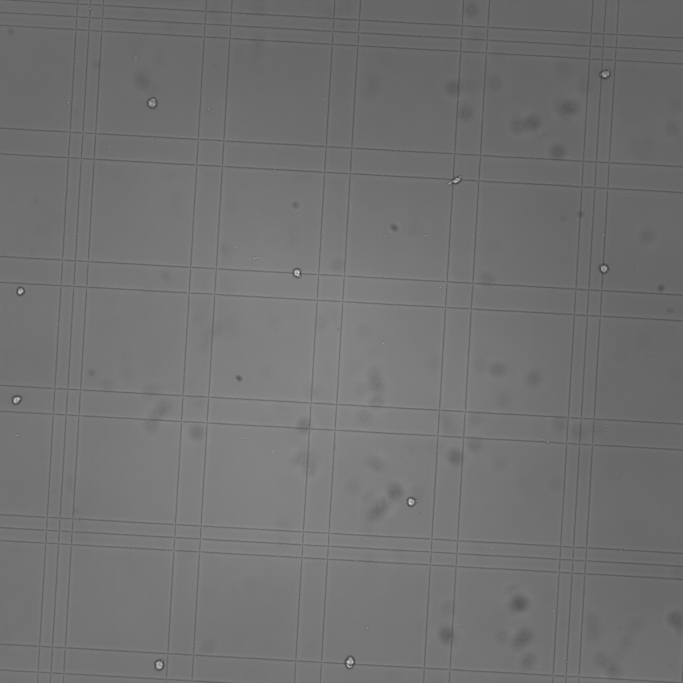
#> input picture cellcount/cellcount0.1/1.tif, 2048 x 2048 px (shown at 1/3 size)
$ python cellcountlcount.py
#> lines starting #> are read from the running program, lines starting #| are printed output that depends on the picture; after the words box and inside, x2 and y2 are one past the last pixel; in counts of white or black regions, pixels touching at a corner belong together
import cv2
import numpy as np
import matplotlib.pyplot as plt
from PIL import Image
import os

# ---------------------------
# Global Calibration Parameters
# ---------------------------
# At 10x magnification with a sensor pixel size of 6.5 µm,
# the effective pixel size is about 6.5/10 = 0.65 µm per pixel.
PIXEL_SIZE = 0.65  # µm per pixel
# Each pixel covers an area of (PIXEL_SIZE)^2 in µm².
AREA_CONVERSION = PIXEL_SIZE**2  # ~0.4225 µm² per pixel

# Hemocytometer square volume: 1 mm² area × 0.1 mm depth = 0.1 mm³,
# and since 1 mL = 1000 mm³, each square corresponds to 0.0001 mL.
VOLUME_PER_IMAGE = 0.0001  # mL

# Output directory for all saved figures
OUTPUT_DIR = "output"
os.makedirs(OUTPUT_DIR, exist_ok=True)

# ---------------------------
# Preprocessing Function
# ---------------------------
def preprocess_image(image_np):
    """
    Preprocess the image: apply Gaussian blur to reduce noise.
    """
    blurred = cv2.GaussianBlur(image_np, (5, 5), 0)
    return blurred

# ---------------------------
# Segmentation Method 2: Canny Edge Detection + Dilation + Morphology
# ---------------------------
def segment_cells_method2(image_np, min_area=50, max_area=5000):
    """
    Segment cells using Canny edge detection followed by dilation and morphological closing.

    Args:
        image_np: Grayscale image (numpy array).
        min_area: Minimum contour area (in pixels) to be considered a cell.
        max_area: Maximum contour area (in pixels) to be considered a cell.

    Returns:
        cell_count: Number of detected cells.
        cell_contours: List of cell contours.
        binary_image: The final binary segmentation image.
        cell_areas: List of cell areas (converted to µm²).
    """
    preprocessed = preprocess_image(image_np)

    # Canny edge detection
    edges = cv2.Canny(preprocessed, threshold1=50, threshold2=150)

    # Dilate edges to connect cell boundaries
    kernel = cv2.getStructuringElement(cv2.MORPH_RECT, (3, 3))
    dilated = cv2.dilate(edges, kernel, iterations=1)

    # Apply morphological closing to fill gaps
    closed = cv2.morphologyEx(dilated, cv2.MORPH_CLOSE, kernel, iterations=2)

    # Threshold to obtain a binary image
    ret, binary = cv2.threshold(closed, 50, 255, cv2.THRESH_BINARY)

    # Find contours in the binary image
    contours, _ = cv2.findContours(binary, cv2.RETR_EXTERNAL, cv2.CHAIN_APPROX_SIMPLE)

    # Filter contours based on area to remove noise
    cell_contours = [cnt for cnt in contours if min_area < cv2.contourArea(cnt) < max_area]
    cell_count = len(cell_contours)

    # Convert each contour area from pixels to µm²
    cell_areas = [cv2.contourArea(cnt) * AREA_CONVERSION for cnt in cell_contours]

    return cell_count, cell_contours, binary, cell_areas

# ---------------------------
# Visualization Function
# ---------------------------
def display_segmentation(image_np, contours, binary_image, method_name, cell_count, image_title, save_path):
    """
    Display the original image overlaid with detected contours and the binary segmentation.
    Save the resulting figure to a file.
    """
    # Create an image copy with contours overlaid
    image_with_contours = cv2.cvtColor(image_np, cv2.COLOR_GRAY2BGR)
    cv2.drawContours(image_with_contours, contours, -1, (0, 255, 0), 2)

    plt.figure(figsize=(12, 6))
    plt.suptitle(f"{image_title} - {method_name} (Cells Detected: {cell_count})", fontsize=16)

    plt.subplot(1, 2, 1)
    plt.imshow(image_with_contours)
    plt.title("Overlay of Detected Cells")
    plt.axis("off")

    plt.subplot(1, 2, 2)
    plt.imshow(binary_image, cmap="gray")
    plt.title("Binary Segmentation")
    plt.axis("off")

    plt.tight_layout(rect=[0, 0.03, 1, 0.95])
    plt.savefig(save_path)
    plt.close()

# ---------------------------
# Process a Single Image File
# ---------------------------
def process_image_file(image_path, display_results=True):
    """
    Process one image file using segmentation method 2, count cells, and estimate concentration.

    Args:
        image_path: Path to the image file.
        display_results: If True, show and save the segmentation result.

    Returns:
        count: Number of cells detected.
        concentration: Estimated cells per mL.
    """
    # Load image and convert to grayscale using PIL
    image = Image.open(image_path).convert("L")
    image_np = np.array(image)

    # Segment cells using Method 2
    count, contours, binary, cell_areas = segment_cells_method2(image_np)

    # Calculate cell concentration (cells per mL)
    # Each image represents a hemocytometer square (volume = 0.0001 mL)
    concentration = count * 1e4

    # Save segmentation result image
    base_name = os.path.basename(image_path)
    save_filename = os.path.join(OUTPUT_DIR, f"segmentation_{base_name}_method2.png")
    if display_results:
        display_segmentation(image_np, contours, binary, "Method 2: Canny+Morphology", count,
                             image_title=base_name, save_path=save_filename)

    return count, concentration

# ---------------------------
# Main Script: Process Multiple Images and Save Summary Plots
# ---------------------------
if __name__ == "__main__":
    # List of image filenames (adjust paths if necessary)
    image_files = ["1.tif", "2.tif", "3.tif", "4.tif", "5.tif"]

    cell_counts = []
    concentrations = []

    # Process each image one by one
    for img_file in image_files:
        print(f"Processing {img_file}...")
        count, conc = process_image_file(img_file, display_results=True)
#> in process_image_file, image is the input picture: PIL image 2048x2048 L; min 57, max 236, mean 113.3
#> in segment_cells_method2, `edges = cv2.Canny(preprocessed, threshold1=50, threshold2=150)`:
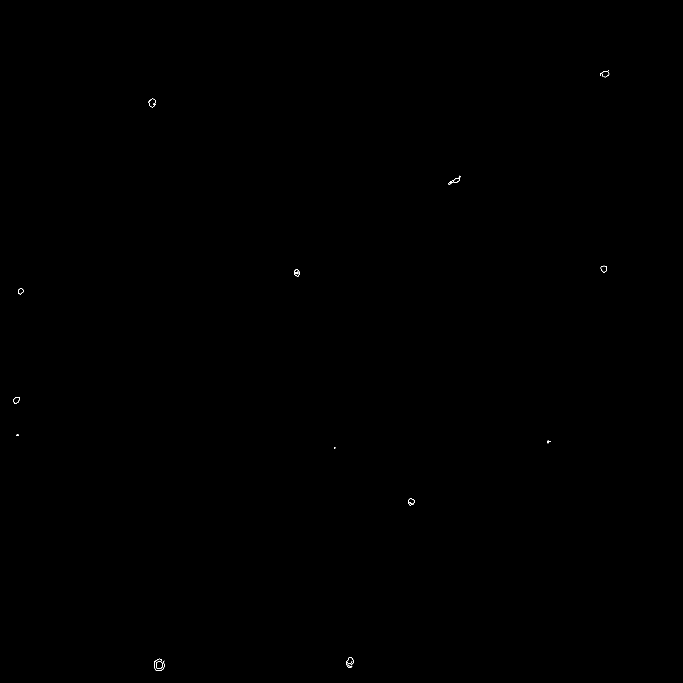
#> edges: shape (2048, 2048) (shown at 1/3 size); 0.03% white in thin lines or dots, all inside (x1, y1, x2, y2) = (40, 211, 1828, 2013)
#> in segment_cells_method2, `dilated = cv2.dilate(edges, kernel, iterations=1)`:
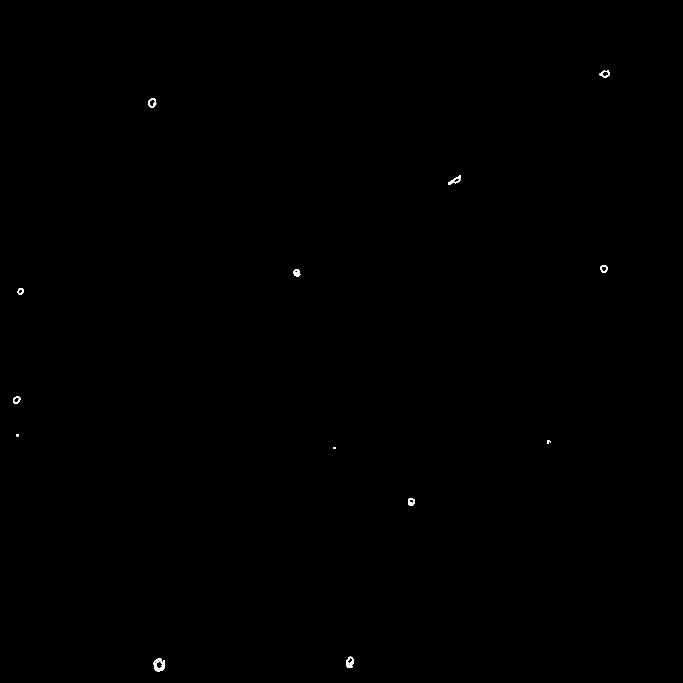
#> dilated: shape (2048, 2048) (shown at 1/3 size); 0.08% white; 13 white regions, largest, box (x1, y1, x2, y2) and area: (461, 1975, 495, 2014) 646, (1038, 1970, 1061, 2004) 436, (1344, 526, 1383, 554) 365
#> in segment_cells_method2, `contours, _ = cv2.findContours(binary, cv2.RETR_EXTERNAL, cv2.CHAIN_AP..`: contours = 13 contours; largest, box (x1, y1, x2, y2) and area: (461, 1975, 495, 2014) 994, (1038, 1970, 1061, 2004) 565, (444, 295, 469, 323) 487, (1799, 210, 1829, 233) 436, (1344, 526, 1383, 554) 418
#> in segment_cells_method2, `cell_contours = [cnt for cnt in contours if min_area < cv2.contourArea..`: cell_contours = 11 contours; largest, box (x1, y1, x2, y2) and area: (461, 1975, 495, 2014) 994, (1038, 1970, 1061, 2004) 565, (444, 295, 469, 323) 487, (1799, 210, 1829, 233) 436, (1344, 526, 1383, 554) 418
#> in segment_cells_method2, `cell_count = len(cell_contours)`: cell_count = 11
#> in segment_cells_method2, `cell_areas = [cv2.contourArea(cnt) * AREA_CONVERSION for cnt in cell_c..`: cell_areas = [420, 238.7, 146.2, 27.67, 144.5, 113.2, 137.9, 147, 176.4, 205.8, 184.2]
#> in process_image_file, `count, contours, binary, cell_areas = segment_cells_method2(image_np)`: count = 11; contours has the same summary as cell_contours in segment_cells_method2
#> in process_image_file, `concentration = count * 1e4`: concentration = 110000
#> in display_segmentation, `plt.savefig(save_path)`:
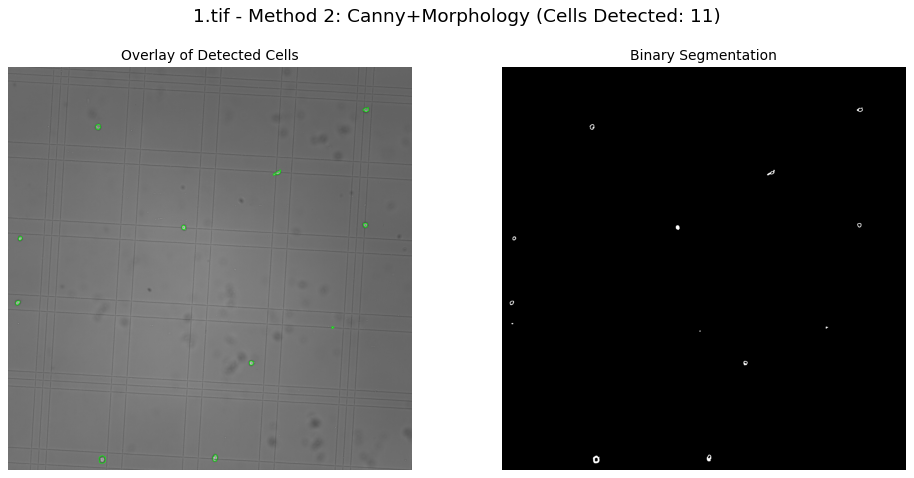
#> figure drawn by matplotlib, 2 panels
#> count = 11; conc = 110000
        print(f"  -> Detected {count} cells; Estimated Concentration: {conc:.0f} cells/mL")
#|   -> Detected 11 cells; Estimated Concentration: 110000 cells/mL
        cell_counts.append(count)
        concentrations.append(conc)
#> pass 2 of the loop `for img_file in image_files:`:
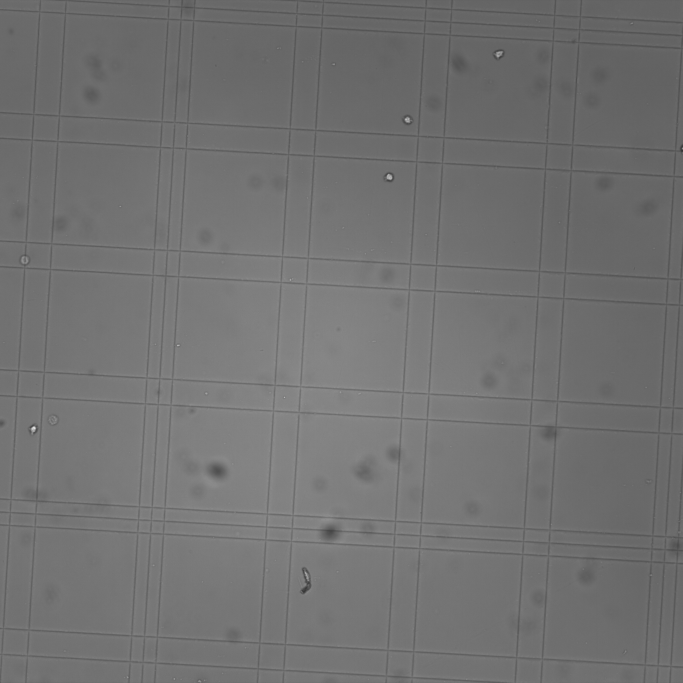
#> input picture cellcount/cellcount0.1/2.tif, 2048 x 2048 px (shown at 1/3 size)
#> in process_image_file, image is the input picture: PIL image 2048x2048 L; min 50, max 235, mean 113.5
#> in segment_cells_method2 (call 2), `edges = cv2.Canny(preprocessed, threshold1=50, threshold2=150)`:
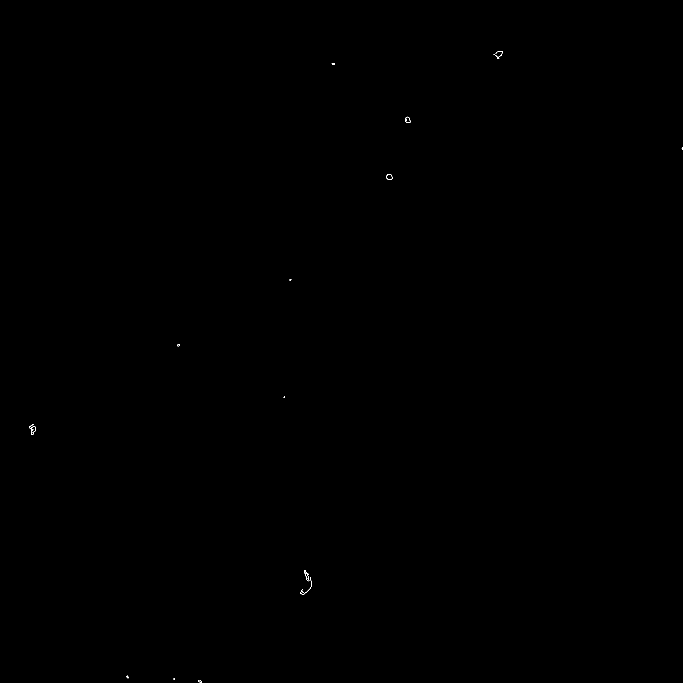
#> edges: shape (2048, 2048) (shown at 1/3 size); 0.02% white in thin lines or dots, all inside (x1, y1, x2, y2) = (87, 153, 2048, 2048)
#> in segment_cells_method2 (call 2), `contours, _ = cv2.findContours(binary, cv2.RETR_EXTERNAL, cv2.CHAIN_AP..`: contours = 13 contours, 1 with area under 20; largest, box (x1, y1, x2, y2) and area: (899, 1710, 936, 1785) 645, (86, 1271, 109, 1305) 422, (1480, 152, 1510, 178) 414, (1158, 521, 1178, 541) 297, (1214, 349, 1233, 369) 270
#> cell_contours = 9 contours; largest, box (x1, y1, x2, y2) and area: (899, 1710, 936, 1785) 645, (86, 1271, 109, 1305) 422, (1480, 152, 1510, 178) 414, (1158, 521, 1178, 541) 297, (1214, 349, 1233, 369) 270
#> cell_count = 9
#> in segment_cells_method2 (call 2), `cell_areas = [cv2.contourArea(cnt) * AREA_CONVERSION for cnt in cell_c..`: cell_areas = [32.74, 22.18, 272.5, 178.5, 22.82, 125.5, 114.3, 23.45, 175.1]
#> in process_image_file (call 2), `count, contours, binary, cell_areas = segment_cells_method2(image_np)`: count = 9; contours has the same summary as cell_contours in segment_cells_method2
#> concentration = 90000
#> in display_segmentation (call 2), `plt.savefig(save_path)`:
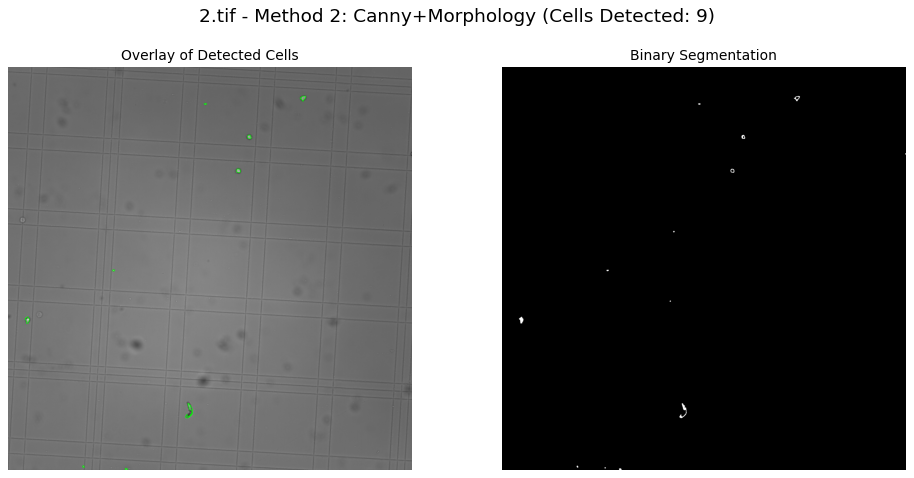
#> figure drawn by matplotlib, 2 panels
#> `count, conc = process_image_file(img_file, display_results=True)`: count = 9; conc = 90000
#|   -> Detected 9 cells; Estimated Concentration: 90000 cells/mL
#> pass 3 of the loop `for img_file in image_files:`:
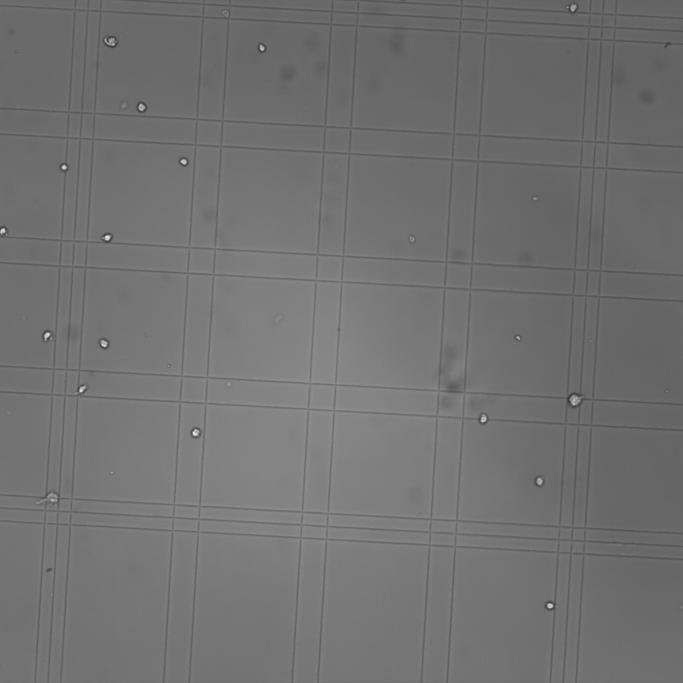
#> input picture cellcount/cellcount0.1/3.tif, 2048 x 2048 px (shown at 1/3 size)
#> in process_image_file, image is the input picture: PIL image 2048x2048 L; min 57, max 255, mean 113.3
#> in segment_cells_method2 (call 3), `edges = cv2.Canny(preprocessed, threshold1=50, threshold2=150)`:
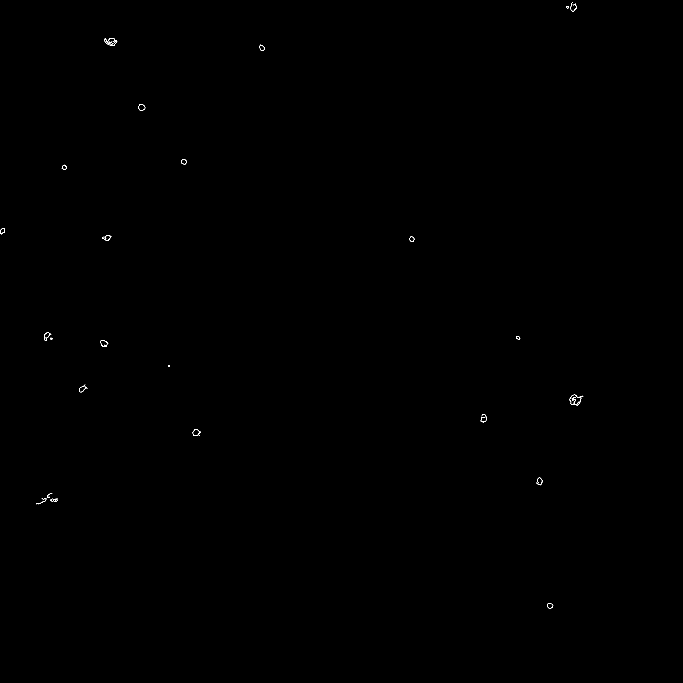
#> edges: shape (2048, 2048) (shown at 1/3 size); 0.04% white in thin lines or dots, all inside (x1, y1, x2, y2) = (0, 7, 1750, 1825)
#> in segment_cells_method2 (call 3), `contours, _ = cv2.findContours(binary, cv2.RETR_EXTERNAL, cv2.CHAIN_AP..`: contours = 21 contours; largest, box (x1, y1, x2, y2) and area: (1708, 1183, 1751, 1218) 940, (312, 113, 353, 138) 680, (1698, 6, 1731, 35) 468, (132, 996, 158, 1023) 410, (577, 1286, 603, 1308) 406
#> cell_contours = 20 contours; largest, box (x1, y1, x2, y2) and area: (1708, 1183, 1751, 1218) 940, (312, 113, 353, 138) 680, (1698, 6, 1731, 35) 468, (132, 996, 158, 1023) 410, (577, 1286, 603, 1308) 406
#> cell_count = 20
#> in segment_cells_method2 (call 3), `cell_areas = [cv2.contourArea(cnt) * AREA_CONVERSION for cnt in cell_c..`: cell_areas = [111.8, 88.3, 131.8, 144.3, 171.5, 166.3, 397.4, 140.3, 169, 53.87, 173, 94.43, 143, 100.1, 84.92, 108.6, 161.4, 104.4, 287.3, 197.9]
#> in process_image_file (call 3), `count, contours, binary, cell_areas = segment_cells_method2(image_np)`: count = 20; contours has the same summary as cell_contours in segment_cells_method2
#> concentration = 200000
#> in display_segmentation (call 3), `plt.savefig(save_path)`:
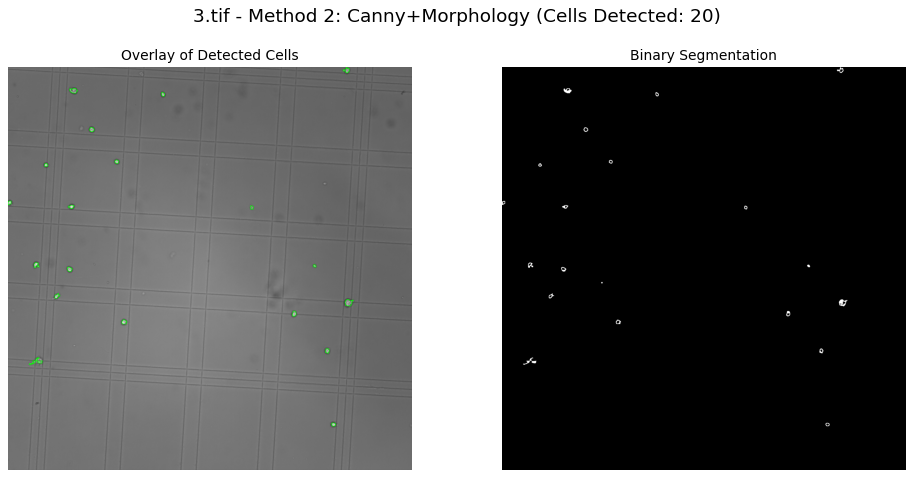
#> figure drawn by matplotlib, 2 panels
#> `count, conc = process_image_file(img_file, display_results=True)`: count = 20; conc = 200000
#|   -> Detected 20 cells; Estimated Concentration: 200000 cells/mL
#> the loop made 5 passes; the first 3 are shown

    # Calculate overall statistics
    mean_conc = np.mean(concentrations)
    std_conc = np.std(concentrations)

    # ---------------------------
    # Create Summary Figures
    # ---------------------------
    # Figure 1: Boxplot of cells/mL across images
    plt.figure(figsize=(8, 6))
    plt.boxplot(concentrations, patch_artist=True, boxprops=dict(facecolor='lightblue'))
    plt.title("Boxplot of Cells/mL (per Hemocytometer Square)")
    plt.ylabel("Cells/mL")
    plt.xticks([1], ["All Images"])
    boxplot_save_path = os.path.join(OUTPUT_DIR, "summary_boxplot_cells_per_ml.png")
    plt.savefig(boxplot_save_path)
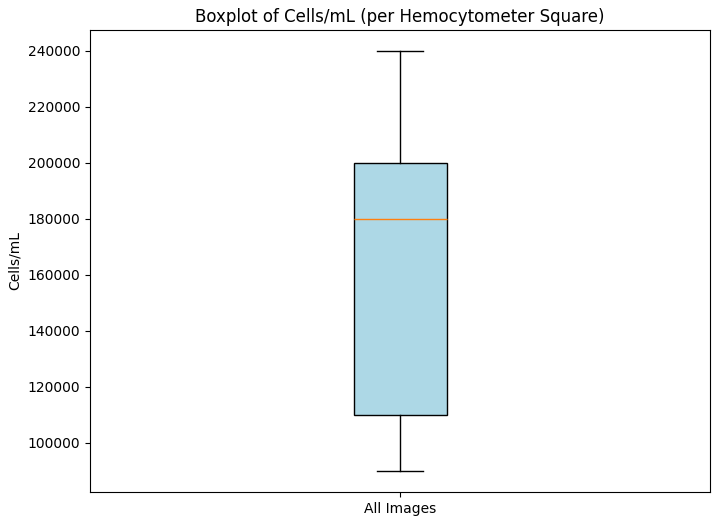
#> figure drawn by matplotlib, 1 panel
    plt.close()

    # Figure 2: Bar plot with error bars showing individual image concentrations and overall average
    plt.figure(figsize=(10, 6))
    x = np.arange(len(concentrations))
    plt.bar(x, concentrations, color='lightgreen', alpha=0.8, label="Individual")
    plt.errorbar(x, concentrations, yerr=std_conc, fmt='none', ecolor='black', capsize=5)
    plt.axhline(mean_conc, color='red', linestyle='--', label=f"Mean = {mean_conc:.0f}")
    plt.title("Cells/mL per Image")
    plt.xlabel("Image Index")
    plt.ylabel("Cells/mL")
    plt.xticks(x, [f"Img {i+1}" for i in x])
    plt.legend()
    barplot_save_path = os.path.join(OUTPUT_DIR, "summary_barplot_cells_per_ml.png")
    plt.savefig(barplot_save_path)
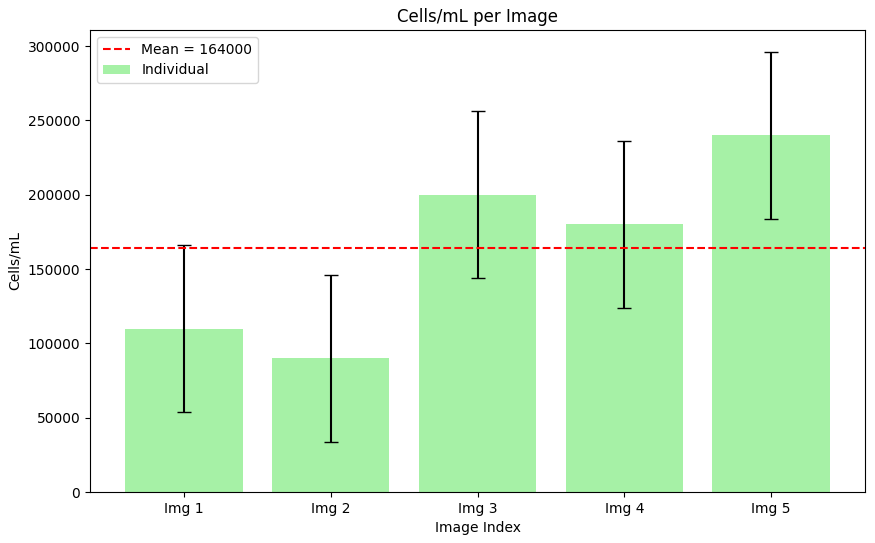
#> figure drawn by matplotlib, 1 panel; tallest bar 240000 high, from x = 3.6 to 4.4
    plt.close()

    # Print summary
    print("\nSummary of Cell Concentrations (cells/mL):")
    for i, conc in enumerate(concentrations):
        print(f"Image {i+1}: {conc:.0f} cells/mL")
    print(f"\nOverall Mean: {mean_conc:.0f} cells/mL, Standard Deviation: {std_conc:.0f} cells/mL")

    # Optionally, save the summary to a text file
    summary_text = "Summary of Cell Concentrations (cells/mL):\n"
    for i, conc in enumerate(concentrations):
        summary_text += f"Image {i+1}: {conc:.0f} cells/mL\n"
    summary_text += f"\nOverall Mean: {mean_conc:.0f} cells/mL, Standard Deviation: {std_conc:.0f} cells/mL\n"

    with open(os.path.join(OUTPUT_DIR, "summary.txt"), "w") as f:
        f.write(summary_text)
